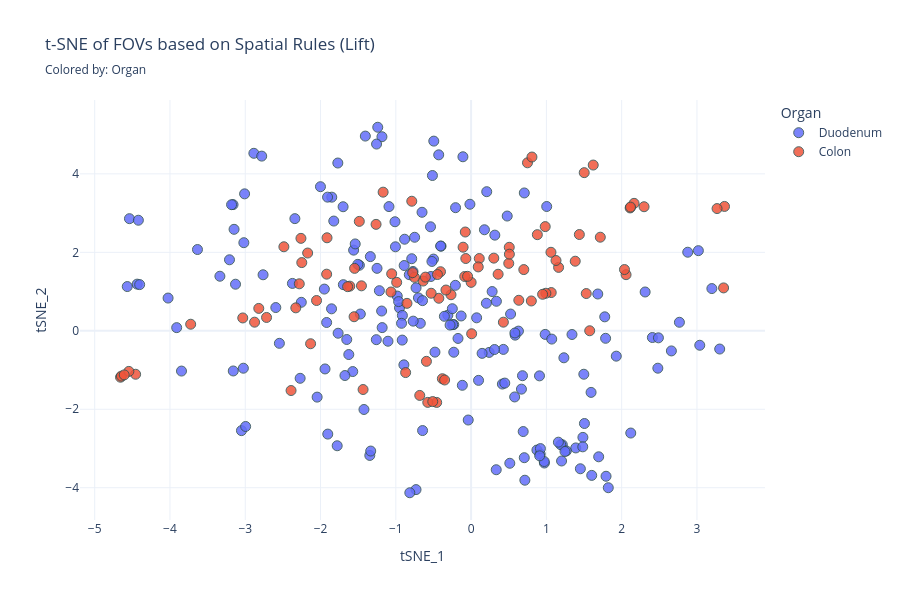
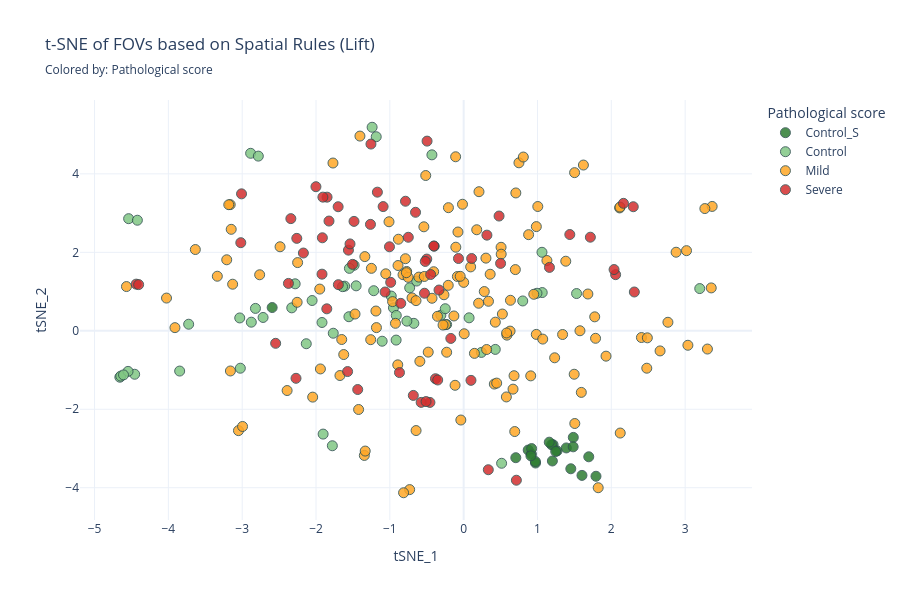

The notebook cell these images were saved under, in order:
### Code cell
METRIC_TO_USE = 'Lift'
NO_SELF = True
MIN_FOV_PERCENTAGE = 0.20  # Drop rules appearing in fewer than 10% of FOVs to remove noise


visualize_tsne(df_tsne_merged, color_by='Organ')
visualize_tsne(df_tsne_merged, color_by='Pathological score')

### Figure 1 — Plotly figure (JSON) as saved in the notebook; plotly's stock layout.template omitted (floating-point values rounded to 4 significant figures; data arrays with more than 128 entries replaced by an {"elided": "..."} marker saying what was removed)
{"data": [{"hovertemplate": "<b>%{hovertext}</b><br><br>Organ=Duodenum<br>tSNE_1=%{x}<br>tSNE_2=%{y}<extra></extra>", "hovertext": {"elided": "191 str values"}, "legendgroup": "Duodenum", "marker": {"color": "#636efa", "line": {"color": "DarkSlateGrey", "width": 1}, "opacity": 0.85, "size": 10, "symbol": "circle"}, "mode": "markers", "name": "Duodenum", "orientation": "v", "showlegend": true, "type": "scatter", "x": {"elided": "191 float values"}, "xaxis": "x", "y": {"elided": "191 float values"}, "yaxis": "y"}, {"hovertemplate": "<b>%{hovertext}</b><br><br>Organ=Colon<br>tSNE_1=%{x}<br>tSNE_2=%{y}<extra></extra>", "hovertext": ["Control_Colon_01_FOV_1", "Control_Colon_01_FOV_2", "Control_Colon_01_FOV_3", "Control_Colon_01_FOV_4", "Control_Colon_01_FOV_5", "Control_Colon_01_FOV_6", "Control_Colon_01_FOV_7", "Control_Colon_02_FOV_1", "Control_Colon_02_FOV_2", "Control_Colon_02_FOV_3", "Control_Colon_02_FOV_4", "Control_Colon_02_FOV_5", "Control_Colon_02_FOV_6", "Control_Colon_03_FOV_1", "Control_Colon_03_FOV_2", "Control_Colon_03_FOV_3", "Control_Colon_03_FOV_4", "Control_Colon_03_FOV_5", "Control_Colon_03_FOV_6", "Control_Colon_04_FOV_1", "Control_Colon_04_FOV_2", "Control_Colon_04_FOV_3", "Control_Colon_04_FOV_4", "Control_Colon_04_FOV_5", "Control_Colon_04_FOV_6", "GVHD_01_FOV_1", "GVHD_01_FOV_2_R", "GVHD_01_FOV_3_R", "GVHD_01_FOV_4", "GVHD_01_FOV_5", "GVHD_01_FOV_6_R", "GVHD_01_FOV_7", "GVHD_13_FOV_1", "GVHD_13_FOV_2", "GVHD_13_FOV_3", "GVHD_17_FOV_1", "GVHD_17_FOV_2", "GVHD_17_FOV_3", "GVHD_21_FOV_1", "GVHD_21_FOV_2", "GVHD_21_FOV_3", "GVHD_21_FOV_4", "GVHD_22_FOV_1", "GVHD_22_FOV_2", "GVHD_22_FOV_3", "GVHD_23_FOV_1", "GVHD_23_FOV_2", "GVHD_23_FOV_3", "GVHD_23_FOV_4", "GVHD_25_FOV_1", "GVHD_25_FOV_2", "GVHD_25_FOV_3", "GVHD_25_FOV_4", "GVHD_32_FOV_1", "GVHD_32_FOV_2", "GVHD_32_FOV_3", "GVHD_32_FOV_4", "GVHD_33_FOV_1", "GVHD_33_FOV_2", "GVHD_33_FOV_3", "GVHD_37_FOV_1", "GVHD_37_FOV_2", "GVHD_37_FOV_3", "GVHD_37_FOV_4", "GVHD_39_FOV_1", "GVHD_39_FOV_2", "GVHD_39_FOV_3", "GVHD_40_FOV_1", "GVHD_40_FOV_2", "GVHD_40_FOV_3", "GVHD_40_FOV_4", "GVHD_41_FOV_1", "GVHD_41_FOV_2", "GVHD_41_FOV_3", "GVHD_41_FOV_4", "GVHD_42_FOV_1", "GVHD_42_FOV_2", "GVHD_42_FOV_3", "GVHD_42_FOV_4", "GVHD_45_FOV_1", "GVHD_45_FOV_2", "GVHD_48_FOV_1", "GVHD_48_FOV_2", "GVHD_48_FOV_3", "GVHD_48_FOV_4", "GVHD_48_FOV_5", "GVHD_50_FOV_1", "GVHD_50_FOV_2", "GVHD_50_FOV_3", "GVHD_50_FOV_4", "GVHD_53_FOV_1", "GVHD_53_FOV_2", "GVHD_53_FOV_3", "GVHD_53_FOV_4", "GVHD_59_FOV_1", "GVHD_59_FOV_2", "GVHD_59_FOV_3"], "legendgroup": "Colon", "marker": {"color": "#EF553B", "line": {"color": "DarkSlateGrey", "width": 1}, "opacity": 0.85, "size": 10, "symbol": "circle"}, "mode": "markers", "name": "Colon", "orientation": "v", "showlegend": true, "type": "scatter", "x": [1.064, 1.061, 1.529, -2.282, -0.6372, 0.9931, -4.457, 0.8001, -1.457, -1.555, -2.329, -2.717, -2.877, -1.612, -3.725, -1.641, -3.033, -2.82, -2.132, -4.657, -1.548, -2.053, -4.645, -4.546, -4.608, -0.3821, -0.457, -0.5759, -0.3517, -0.5095, -0.852, -1.435, -0.4288, -0.2671, 0.4287, -0.7524, 0.0003956, -0.08518, -0.3341, 1.716, 2.165, -0.6821, -0.7761, -0.07725, -2.487, 0.3588, 0.3016, 0.9498, 3.354, -1.169, -1.485, -2.26, -1.263, -0.788, 1.162, 2.297, 1.438, 0.6337, -0.5934, 1.575, 0.5001, 0.1083, -0.9885, -0.07044, 0.0948, 0.007282, 1.383, 0.9844, 0.5067, -0.4066, -0.607, 2.058, -0.8696, -1.914, 2.037, 1.503, -2.392, 1.128, 0.7, 0.8798, 0.5084, -2.171, -0.4471, -0.5308, -1.919, -1.065, 1.622, 3.366, -1.055, -2.249, 3.267, -0.04706, 0.7488, 0.8082, 2.112, -0.1063, 2.118], "xaxis": "x", "y": [0.9745, 2.001, 0.9492, 1.197, 1.268, 0.9565, -1.108, 0.7602, 1.146, 0.3586, 0.5846, 0.3398, 0.2196, 1.138, 0.1676, 1.125, 0.3276, 0.5708, -0.3301, -1.183, 1.591, 0.7716, -1.154, -1.034, -1.124, -1.222, -1.826, -1.825, -1.254, -1.805, 0.6995, -1.497, 0.8294, 0.9183, 0.2196, 1.363, 1.234, 1.384, 1.039, 2.386, 3.248, -1.647, 1.481, 2.518, 2.142, 1.441, 1.852, 0.9303, 1.093, 3.533, 2.789, 2.356, 2.712, 3.302, 1.616, 3.162, 2.454, 0.7777, -0.7787, 0.0008498, 1.718, 1.842, 1.235, 1.842, 1.628, -0.07602, 1.774, 2.655, 2.128, 1.506, 1.368, 1.431, -1.065, 2.37, 1.561, 4.031, -1.523, 1.791, 1.56, 2.45, 1.953, 1.982, 1.434, 0.9571, 1.443, 0.9887, 4.225, 3.17, 1.452, 1.738, 3.115, 1.388, 4.281, 4.429, 3.131, 2.131, 3.154], "yaxis": "y"}], "layout": {"height": 600, "legend": {"title": {"text": "Organ"}, "tracegroupgap": 0}, "title": {"subtitle": {"text": "Colored by: Organ"}, "text": "t-SNE of FOVs based on Spatial Rules (Lift)"}, "width": 900, "xaxis": {"anchor": "y", "domain": [0, 1], "title": {"text": "tSNE_1"}}, "yaxis": {"anchor": "x", "domain": [0, 1], "title": {"text": "tSNE_2"}}}}

### Figure 2 — Plotly figure (JSON) as saved in the notebook; plotly's stock layout.template omitted (floating-point values rounded to 4 significant figures; data arrays with more than 128 entries replaced by an {"elided": "..."} marker saying what was removed)
{"data": [{"hovertemplate": "<b>%{hovertext}</b><br><br>Pathological score=Control_S<br>tSNE_1=%{x}<br>tSNE_2=%{y}<extra></extra>", "hovertext": ["S_01_FOV_1", "S_01_FOV_2", "S_01_FOV_3", "S_01_FOV_4", "S_02_FOV_1", "S_02_FOV_2", "S_02_FOV_3", "S_02_FOV_4", "S_02_FOV_5", "S_03_FOV_1", "S_03_FOV_10", "S_03_FOV_2", "S_03_FOV_3", "S_03_FOV_4", "S_03_FOV_5", "S_03_FOV_6", "S_03_FOV_7", "S_03_FOV_8", "S_03_FOV_9", "S_04_FOV_1", "S_04_FOV_2"], "legendgroup": "Control_S", "marker": {"color": "#2E7D32", "line": {"color": "DarkSlateGrey", "width": 1}, "opacity": 0.85, "size": 10, "symbol": "circle"}, "mode": "markers", "name": "Control_S", "orientation": "v", "showlegend": true, "type": "scatter", "x": [1.792, 0.8743, 0.9734, 0.9174, 0.9711, 0.9205, 1.201, 0.9109, 1.602, 1.39, 1.485, 1.695, 1.212, 1.191, 1.483, 1.265, 1.159, 1.247, 1.451, -2.594, 0.7062], "xaxis": "x", "y": [-3.708, -3.04, -3.37, -3.142, -3.332, -3.003, -3.318, -3.187, -3.686, -2.986, -2.717, -3.212, -2.904, -2.905, -2.958, -3.062, -2.839, -3.076, -3.517, 0.5923, -3.235], "yaxis": "y"}, {"hovertemplate": "<b>%{hovertext}</b><br><br>Pathological score=Control<br>tSNE_1=%{x}<br>tSNE_2=%{y}<extra></extra>", "hovertext": ["Control_01_FOV_1", "Control_01_FOV_2", "Control_01_FOV_3", "Control_01_FOV_4", "Control_02_FOV_1", "Control_02_FOV_2", "Control_02_FOV_3", "Control_02_FOV_4", "Control_03_FOV_1", "Control_03_FOV_2", "Control_03_FOV_3", "Control_04_FOV_1", "Control_04_FOV_2", "Control_05_FOV_1", "Control_05_FOV_2", "Control_06_FOV_1", "Control_06_FOV_2", "Control_06_FOV_3", "Control_07_FOV_1", "Control_07_FOV_2", "Control_07_FOV_3", "Control_08_FOV_1", "Control_08_FOV_2", "Control_08_FOV_3", "Control_09_FOV_1", "Control_09_FOV_2", "Control_09_FOV_3", "Control_09_FOV_4", "Control_10_FOV_2", "Control_10_FOV_3", "Control_10_FOV_4", "Control_Colon_01_FOV_1", "Control_Colon_01_FOV_2", "Control_Colon_01_FOV_3", "Control_Colon_01_FOV_4", "Control_Colon_01_FOV_5", "Control_Colon_01_FOV_6", "Control_Colon_01_FOV_7", "Control_Colon_02_FOV_1", "Control_Colon_02_FOV_2", "Control_Colon_02_FOV_3", "Control_Colon_02_FOV_4", "Control_Colon_02_FOV_5", "Control_Colon_02_FOV_6", "Control_Colon_03_FOV_1", "Control_Colon_03_FOV_2", "Control_Colon_03_FOV_3", "Control_Colon_03_FOV_4", "Control_Colon_03_FOV_5", "Control_Colon_03_FOV_6", "Control_Colon_04_FOV_1", "Control_Colon_04_FOV_2", "Control_Colon_04_FOV_3", "Control_Colon_04_FOV_4", "Control_Colon_04_FOV_5", "Control_Colon_04_FOV_6"], "legendgroup": "Control", "marker": {"color": "#81C784", "line": {"color": "DarkSlateGrey", "width": 1}, "opacity": 0.85, "size": 10, "symbol": "circle"}, "mode": "markers", "name": "Control", "orientation": "v", "showlegend": true, "type": "scatter", "x": [-4.538, -0.9512, -1.919, -0.9129, -0.9812, -3.847, -0.7312, -1.104, 0.4282, -1.779, -1.904, -0.6747, -0.309, -3.025, -0.9149, -2.886, 0.514, -1.24, -2.782, -1.184, -0.7692, -1.218, -0.2307, -0.4303, -1.767, -4.42, -1.484, 3.198, 0.2401, -0.2494, 0.07348, 1.064, 1.061, 1.529, -2.282, -0.6372, 0.9931, -4.457, 0.8001, -1.457, -1.555, -2.329, -2.717, -2.877, -1.612, -3.725, -1.641, -3.033, -2.82, -2.132, -4.657, -1.548, -2.053, -4.645, -4.546, -4.608], "xaxis": "x", "y": [2.858, 0.5845, 0.2116, 0.3913, 0.8856, -1.027, 1.095, -0.2658, -0.4744, -2.93, -2.633, 0.1903, 0.3973, -0.9538, -0.237, 4.524, -3.377, 5.188, 4.452, 4.946, 0.246, 1.022, 0.1598, 4.484, -0.06208, 2.818, 1.67, 1.076, -0.551, 0.5626, 0.3304, 0.9745, 2.001, 0.9492, 1.197, 1.268, 0.9565, -1.108, 0.7602, 1.146, 0.3586, 0.5846, 0.3398, 0.2196, 1.138, 0.1676, 1.125, 0.3276, 0.5708, -0.3301, -1.183, 1.591, 0.7716, -1.154, -1.034, -1.124], "yaxis": "y"}, {"hovertemplate": "<b>%{hovertext}</b><br><br>Pathological score=Mild<br>tSNE_1=%{x}<br>tSNE_2=%{y}<extra></extra>", "hovertext": {"elided": "143 str values"}, "legendgroup": "Mild", "marker": {"color": "#FFA726", "line": {"color": "DarkSlateGrey", "width": 1}, "opacity": 0.85, "size": 10, "symbol": "circle"}, "mode": "markers", "name": "Mild", "orientation": "v", "showlegend": true, "type": "scatter", "x": {"elided": "143 float values"}, "xaxis": "x", "y": {"elided": "143 float values"}, "yaxis": "y"}, {"hovertemplate": "<b>%{hovertext}</b><br><br>Pathological score=Severe<br>tSNE_1=%{x}<br>tSNE_2=%{y}<extra></extra>", "hovertext": ["GVHD_01_FOV_1", "GVHD_01_FOV_2_R", "GVHD_01_FOV_3_R", "GVHD_01_FOV_4", "GVHD_01_FOV_5", "GVHD_01_FOV_6_R", "GVHD_01_FOV_7", "GVHD_02_FOV_1_R", "GVHD_02_FOV_2_R", "GVHD_06_FOV_1", "GVHD_06_FOV_2", "GVHD_06_FOV_3", "GVHD_06_FOV_4", "GVHD_06_FOV_5", "GVHD_08_FOV_1", "GVHD_08_FOV_2", "GVHD_08_FOV_3", "GVHD_08_FOV_4", "GVHD_09_FOV_1", "GVHD_09_FOV_2", "GVHD_09_FOV_3", "GVHD_09_FOV_4", "GVHD_11_FOV_1", "GVHD_11_FOV_2", "GVHD_11_FOV_3", "GVHD_11_FOV_4", "GVHD_14_FOV_1", "GVHD_14_FOV_2", "GVHD_14_FOV_3", "GVHD_14_FOV_4", "GVHD_14_FOV_5", "GVHD_21_FOV_1", "GVHD_21_FOV_2", "GVHD_21_FOV_3", "GVHD_21_FOV_4", "GVHD_24_FOV_1", "GVHD_24_FOV_2", "GVHD_24_FOV_3", "GVHD_24_FOV_4", "GVHD_25_FOV_1", "GVHD_25_FOV_2", "GVHD_25_FOV_3", "GVHD_25_FOV_4", "GVHD_26_FOV_1", "GVHD_26_FOV_2", "GVHD_26_FOV_3", "GVHD_26_FOV_4", "GVHD_32_FOV_1", "GVHD_32_FOV_2", "GVHD_32_FOV_3", "GVHD_32_FOV_4", "GVHD_37_FOV_1", "GVHD_37_FOV_2", "GVHD_37_FOV_3", "GVHD_37_FOV_4", "GVHD_41_FOV_1", "GVHD_41_FOV_2", "GVHD_41_FOV_3", "GVHD_41_FOV_4", "GVHD_48_FOV_1", "GVHD_48_FOV_2", "GVHD_48_FOV_3", "GVHD_48_FOV_4", "GVHD_48_FOV_5", "GVHD_57_FOV_1", "GVHD_57_FOV_2", "GVHD_57_FOV_3", "GVHD_57_FOV_4"], "legendgroup": "Severe", "marker": {"color": "#D32F2F", "line": {"color": "DarkSlateGrey", "width": 1}, "opacity": 0.85, "size": 10, "symbol": "circle"}, "mode": "markers", "name": "Severe", "orientation": "v", "showlegend": true, "type": "scatter", "x": [-0.3821, -0.457, -0.5759, -0.3517, -0.5095, -0.852, -1.435, -4.436, -4.403, -0.3991, 0.3149, -1.505, -0.4049, -0.75, -1.824, -1.091, -0.6519, -0.4998, -3.019, -2.271, -2.547, -1.572, -0.5204, -2.341, -2.001, -1.851, -2.374, -1.854, -0.174, -1.697, 2.312, -0.3341, 1.716, 2.165, -0.6821, -1.561, -1.005, -1.256, -0.4958, -1.169, -1.485, -2.26, -1.263, -1.54, -1.907, 0.4795, -1.7, -0.788, 1.162, 2.297, 1.438, 0.5001, 0.1083, -0.9885, -0.07044, 2.058, -0.8696, -1.914, 2.037, -2.171, -0.4471, -0.5308, -1.919, -1.065, -3.009, 0.09886, 0.3337, 0.714], "xaxis": "x", "y": [-1.222, -1.826, -1.825, -1.254, -1.805, 0.6995, -1.497, 1.189, 1.177, 2.157, 2.438, 1.693, 2.161, 2.384, 2.797, 3.165, 3.02, 1.828, 2.245, -1.211, -0.3194, -1.039, 1.767, 2.859, 3.673, 3.406, 1.208, 0.5597, -0.1949, 1.175, 0.989, 1.039, 2.386, 3.248, -1.647, 2.056, 2.141, 4.759, 4.834, 3.533, 2.789, 2.356, 2.712, 2.214, 3.407, 2.925, 3.162, 3.302, 1.616, 3.162, 2.454, 1.718, 1.842, 1.235, 1.842, 1.431, -1.065, 2.37, 1.561, 1.982, 1.434, 0.9571, 1.443, 0.9887, 3.49, -1.263, -3.541, -3.809], "yaxis": "y"}], "layout": {"height": 600, "legend": {"title": {"text": "Pathological score"}, "tracegroupgap": 0}, "title": {"subtitle": {"text": "Colored by: Pathological score"}, "text": "t-SNE of FOVs based on Spatial Rules (Lift)"}, "width": 900, "xaxis": {"anchor": "y", "domain": [0, 1], "title": {"text": "tSNE_1"}}, "yaxis": {"anchor": "x", "domain": [0, 1], "title": {"text": "tSNE_2"}}}}
